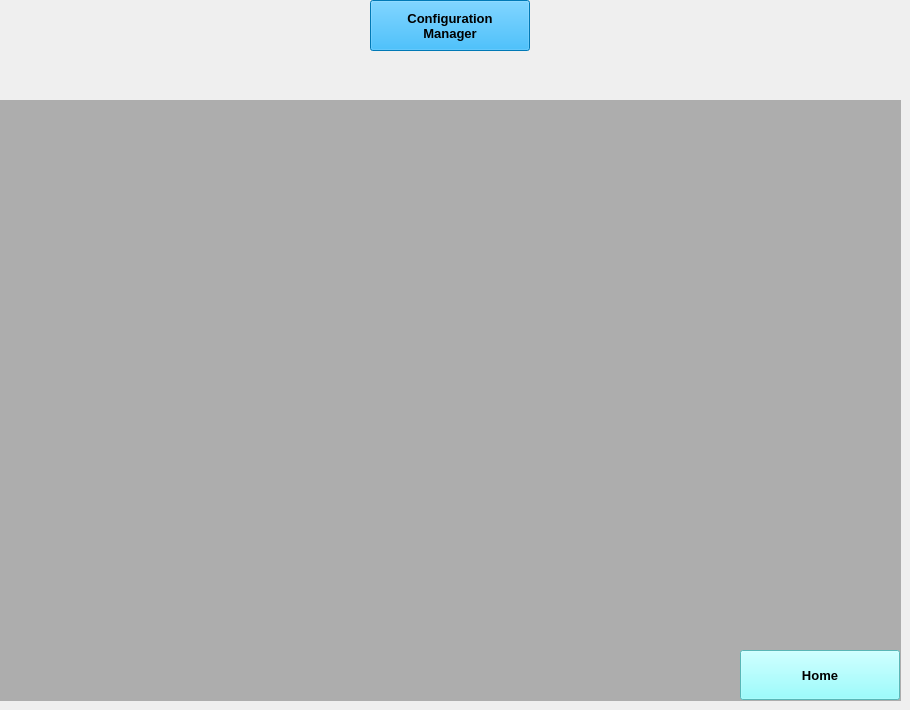
    <widget class="QWidget" name="Config">
     <widget class="QPushButton" name="C_Btn_title">
      <property name="enabled">
       <bool>true</bool>
      </property>
      <property name="geometry">
       <rect>
        <x>370</x>
        <y>0</y>
        <width>160</width>
        <height>51</height>
       </rect>
      </property>
      <property name="font">
       <font>
        <pointsize>10</pointsize>
        <weight>75</weight>
        <bold>true</bold>
       </font>
      </property>
      <property name="styleSheet">
       <string notr="true">background-color: rgb(0, 170, 255);</string>
      </property>
      <property name="text">
       <string>Configuration
Manager</string>
      </property>
     </widget>
     <widget class="QLabel" name="C_BackColor">
      <property name="geometry">
       <rect>
        <x>0</x>
        <y>100</y>
        <width>901</width>
        <height>601</height>
       </rect>
      </property>
      <property name="styleSheet">
       <string notr="true">background-color: rgb(173, 173, 173);</string>
      </property>
      <property name="text">
       <string/>
      </property>
     </widget>
     <widget class="QPushButton" name="C_home">
      <property name="enabled">
       <bool>true</bool>
      </property>
      <property name="geometry">
       <rect>
        <x>740</x>
        <y>650</y>
        <width>160</width>
        <height>50</height>
       </rect>
      </property>
      <property name="font">
       <font>
        <pointsize>10</pointsize>
        <weight>75</weight>
        <bold>true</bold>
       </font>
      </property>
      <property name="styleSheet">
       <string notr="true">background-color: rgb(125, 255, 255);</string>
      </property>
      <property name="text">
       <string>Home</string>
      </property>
     </widget>
     <widget class="QLabel" name="C_img">
      <property name="geometry">
       <rect>
        <x>0</x>
        <y>0</y>
        <width>900</width>
        <height>100</height>
       </rect>
      </property>
      <property name="text">
       <string/>
      </property>
      <property name="pixmap">
       <pixmap>../img/cisco1.png</pixmap>
      </property>
     </widget>
     <widget class="QLabel" name="C_img_swl2">
      <property name="geometry">
       <rect>
        <x>170</x>
        <y>60</y>
        <width>80</width>
        <height>40</height>
       </rect>
      </property>
      <property name="text">
       <string/>
      </property>
      <property name="pixmap">
       <pixmap>../img/switchL2.png</pixmap>
      </property>
      <property name="scaledContents">
       <bool>true</bool>
      </property>
     </widget>
     <widget class="QLabel" name="C_img_Router">
      <property name="geometry">
       <rect>
        <x>300</x>
        <y>60</y>
        <width>80</width>
        <height>40</height>
       </rect>
      </property>
      <property name="text">
       <string/>
      </property>
      <property name="pixmap">
       <pixmap>../img/router.png</pixmap>
      </property>
      <property name="scaledContents">
       <bool>true</bool>
      </property>
     </widget>
     <widget class="QLabel" name="C_img_swl3">
      <property name="geometry">
       <rect>
        <x>430</x>
        <y>60</y>
        <width>80</width>
        <height>40</height>
       </rect>
      </property>
      <property name="text">
       <string/>
      </property>
      <property name="pixmap">
       <pixmap>../img/switchL3.png</pixmap>
      </property>
      <property name="scaledContents">
       <bool>true</bool>
      </property>
     </widget>
     <widget class="QPushButton" name="C_Btn_Swl2">
      <property name="geometry">
       <rect>
        <x>170</x>
        <y>60</y>
        <width>80</width>
        <height>40</height>
       </rect>
      </property>
      <property name="styleSheet">
       <string notr="true">border: 0px</string>
      </property>
      <property name="text">
       <string/>
      </property>
     </widget>
     <widget class="QPushButton" name="C_Btn_Router">
      <property name="geometry">
       <rect>
        <x>300</x>
        <y>60</y>
        <width>80</width>
        <height>40</height>
       </rect>
      </property>
      <property name="styleSheet">
       <string notr="true">border: 0px;</string>
      </property>
      <property name="text">
       <string/>
      </property>
     </widget>
     <widget class="QPushButton" name="C_Btn_Swl3">
      <property name="geometry">
       <rect>
        <x>430</x>
        <y>60</y>
        <width>80</width>
        <height>40</height>
       </rect>
      </property>
      <property name="styleSheet">
       <string notr="true">border: 0px;</string>
      </property>
      <property name="text">
       <string/>
      </property>
     </widget>
     <zorder>C_BackColor</zorder>
     <zorder>C_img</zorder>
     <zorder>C_Btn_title</zorder>
     <zorder>C_home</zorder>
     <zorder>C_img_Router</zorder>
     <zorder>C_img_swl3</zorder>
     <zorder>C_img_swl2</zorder>
     <zorder>C_Btn_Router</zorder>
     <zorder>C_Btn_Swl3</zorder>
     <zorder>C_Btn_Swl2</zorder>
    </widget>
